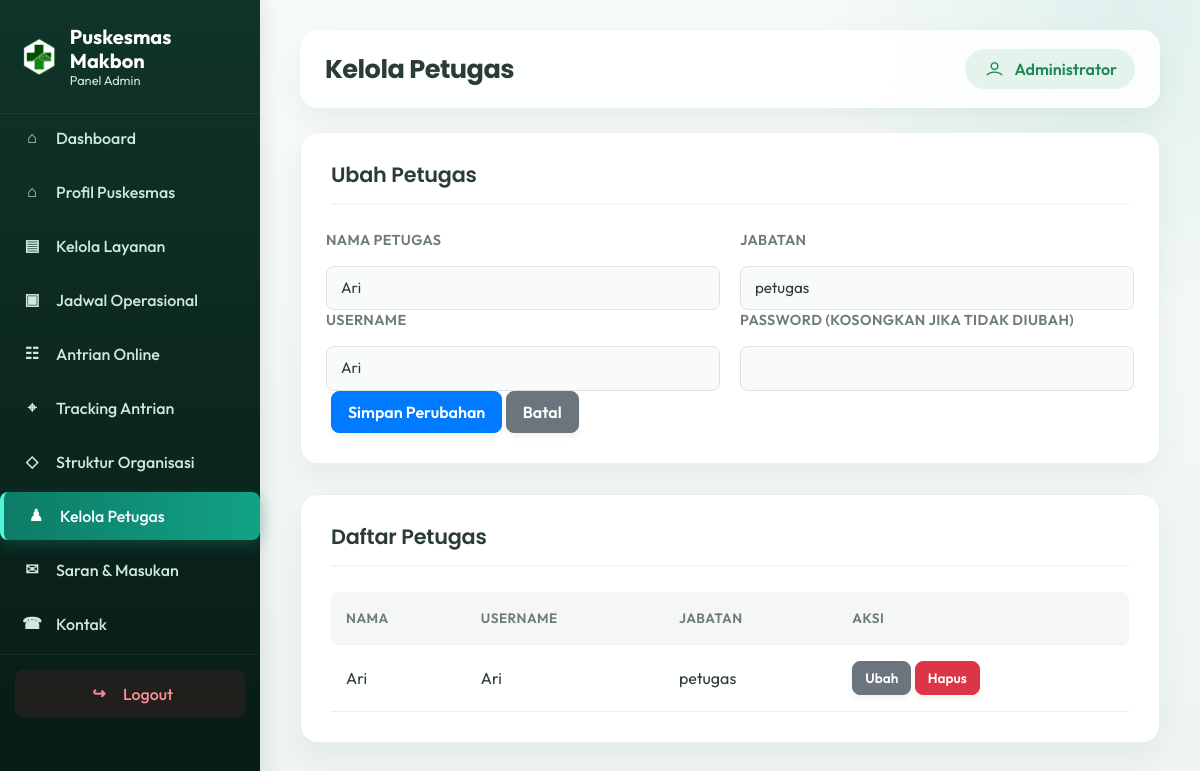
Page /admin/petugas.php?edit=3 (signed in) on the committed database.
### tables this page shows
CREATE TABLE `petugas` (
  `id_petugas` int NOT NULL,
  `nama_petugas` varchar(100) NOT NULL,
  `username` varchar(50) NOT NULL,
  `password` varchar(255) NOT NULL,
  `jabatan` varchar(50) DEFAULT 'Petugas Pelayanan'
);

### includes/functions.php (called while the page is built, shortened)
<?php
function clean($str)
{
    return htmlspecialchars(trim($str ?? ''), ENT_QUOTES, 'UTF-8');
}

### admin/petugas.php (the view, shortened to what this page needs)
<?php
require_once __DIR__ . '/../config/database.php';
$edit = null;
if (isset($_GET['edit'])) {
    $stmt = $pdo->prepare("SELECT * FROM petugas WHERE id_petugas = ?");
    $stmt->execute([(int)$_GET['edit']]);
    $edit = $stmt->fetch();
}
$daftar = $pdo->query("SELECT * FROM petugas ORDER BY id_petugas DESC")->fetchAll();
require_once __DIR__ . '/includes/layout_top.php';
?>
<div class="panel">
    <div class="panel-head"><h2><?= $edit ? 'Ubah Petugas' : 'Tambah Petugas Baru' ?></h2></div>
    <form method="POST">
        <div class="form-row">
            <div class="form-group">
                <label>Nama Petugas</label>
                <input type="text" name="nama_petugas" value="<?= clean($edit['nama_petugas'] ?? '') ?>" required>
            </div>
            <div class="form-group">
                <label>Jabatan</label>
                <input type="text" name="jabatan" value="<?= clean($edit['jabatan'] ?? '') ?>" placeholder="Petugas Pendaftaran">
            </div>
        </div>
        <div class="form-row">
            <div class="form-group">
                <label>Username</label>
                <input type="text" name="username" value="<?= clean($edit['username'] ?? '') ?>" required>
            </div>
            <div class="form-group">
                <label>Password <?= $edit ? '(kosongkan jika tidak diubah)' : '' ?></label>
                <input type="password" name="password" <?= $edit ? '' : 'required' ?>>
            </div>
        </div>
        <button type="submit" class="btn btn-primary"><?= $edit ? 'Simpan Perubahan' : 'Tambah Petugas' ?></button>
        <?php if ($edit): ?><a href="petugas.php" class="btn btn-secondary">Batal</a><?php endif; ?>
    </form>
</div>
<div class="panel">
    <div class="panel-head"><h2>Daftar Petugas</h2></div>
    <table>
        <thead><tr><th>Nama</th><th>Username</th><th>Jabatan</th><th>Aksi</th></tr></thead>
        <tbody>
        <?php foreach ($daftar as $d): ?>
            <tr>
                <td><?= clean($d['nama_petugas']) ?></td>
                <td><?= clean($d['username']) ?></td>
                <td><?= clean($d['jabatan']) ?></td>
                <td class="actions">
                    <a href="?edit=<?= $d['id_petugas'] ?>" class="btn btn-secondary btn-sm">Ubah</a>
                    <a href="?hapus=<?= $d['id_petugas'] ?>" class="btn btn-danger btn-sm" onclick="return confirm('Hapus petugas ini?')">Hapus</a>
                </td>
            </tr>
        <?php endforeach; ?>
        </tbody>
    </table>
</div>
<?php require_once __DIR__ . '/includes/layout_bottom.php'; ?>

### assets/traveland/css/style.css (style rules this page uses)
body { font-family: "Poppins", sans-serif; font-weight: normal; font-style: normal; color: #747E88; }
* { margin: 0; padding: 0; -webkit-box-sizing: border-box; box-sizing: border-box; }
a { color: #EEC41E; }
i, span, a { display: inline-block; }
h1, h2, h3, h4, h5, h6 { font-family: "Poppins", sans-serif; font-weight: 700; color: #38424D; margin: 0px; }
h2 { font-size: 36px; }

### admin/includes/layout_top.php (style rules this page uses)
:root { --primary: #0d7c66; --primary-hover: #0a6552; --bg-color: #f4f7f6; --sidebar-bg: #112d27; --sidebar-hover: #18433a; --text-main: #2b3b36; --text-muted: #6b7c77; --border-color: #eaeff2; }
body { background-color: var(--bg-color); font-family: 'Outfit', sans-serif; color: var(--text-main); }
.panel { background: #fff; padding: 30px; border-radius: 16px; box-shadow: 0 5px 20px rgba(0,0,0,0.03); margin-bottom: 30px; border: 1px solid var(--border-color); }
.panel-head { margin-bottom: 25px; padding-bottom: 15px; border-bottom: 2px solid var(--bg-color); display: flex; justify-content: space-between; align-items: center; }
.panel-head h2 { margin: 0; font-size: 1.3rem; font-weight: 600; color: var(--text-main); }
.panel table { width: 100%; border-collapse: separate; border-spacing: 0; margin-top: 10px; }
.panel th, .panel td { padding: 16px 15px; border-bottom: 1px solid var(--border-color); text-align: left; vertical-align: middle; }
.panel th { background: var(--bg-color); font-weight: 600; color: var(--text-muted); text-transform: uppercase; font-size: 0.85rem; letter-spacing: 0.5px; }
.panel th:first-child { border-top-left-radius: 8px; border-bottom-left-radius: 8px; }
.panel th:last-child { border-top-right-radius: 8px; border-bottom-right-radius: 8px; }
.panel tbody tr { transition: all 0.2s; }
.btn { border-radius: 8px; font-weight: 500; padding: 8px 16px; transition: all 0.2s; }
.btn-sm { padding: 6px 12px; font-size: 0.85rem; }
.form-control, .panel input[type="text"], .panel input[type="email"], .panel input[type="number"], .panel input[type="password"], .panel input[type="file"], .panel input[type="date"], .panel select, .panel textarea { width: 100%; border-radius: 8px; border: 1px solid #dce4e1; padding: 10px 14px; font-size: 0.95rem; font-family: 'Outfit', sans-serif; color: var(--text-main); background: #f9fbfa; transition: border-color 0.2s, box-shadow 0.2s; box-sizing: border-box; }
.form-group { margin-bottom: 20px; display: flex; flex-direction: column; gap: 6px; }
.form-group label { font-weight: 600; font-size: 0.9rem; color: var(--text-muted); text-transform: uppercase; letter-spacing: 0.4px; }
.form-row { display: grid; grid-template-columns: repeat(auto-fit, minmax(220px, 1fr)); gap: 20px; margin-bottom: 0; }
.form-row .form-group { margin-bottom: 0; }
.btn { border-radius: 8px !important; font-weight: 600 !important; box-shadow: 0 4px 6px rgba(0,0,0,0.05); transition: all 0.2s ease; }
body { background: #eef4f3 !important; }
.panel { border-radius: 18px; box-shadow: 0 12px 30px rgba(20, 58, 52, .06); }
.panel-head h2 { letter-spacing: -.01em; }
.panel table { overflow: hidden; }
.dashboard-intro, .stat-card-modern, .panel { animation: dashboardReveal .45s ease both; }

### rows in the picture
petugas: nama_petugas "Ari", jabatan "petugas", username "Ari"

### other values in the picture
$page_title "Kelola Petugas"
$_SESSION['admin_nama'] "Administrator"
